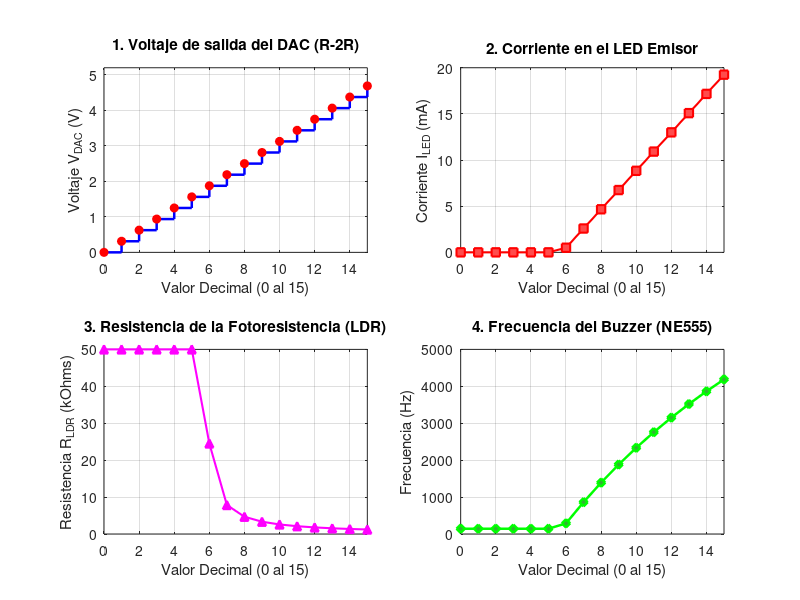

Source code (MATLAB):
%% ========================================================================
% DESCRIPCION:
% Este script es un simulador completo de nuestro sistema de comunicacion 
% optica. Lo que hace es calcular matematicamente que deberia pasar en 
% cada etapa del circuito a medida que el Arduino envia los valores del 0 al 15.
%
% El programa calcula y grafica paso a paso:
% 1. El voltaje que sale del convertidor (DAC R-2R).
% 2. La corriente que pasa por el LED transmisor al encenderse.
% 3. La resistencia que asume la fotoresistencia (LDR) al recibir esa luz.
% 4. La frecuencia (el tono) que generara el temporizador 555 en el buzzer.
%
% Restricciones y notas:
%   - Ocupas tener instalado el toolbox "Communications" de MATLAB para  
%     poder usar la funcion 'de2bi'.
%   - El codigo asume que hay un amplificador operacional (LM358) trabajando  
%     como seguidor de voltaje entre el DAC y el LED para que el voltaje no
%     se caiga al conectar la carga.
% ========================================================================

clear; clc; close all;

fprintf('===============================================================\n');
fprintf('  SIMULACION DEL SISTEMA DE COMUNICACION POR MEDIOS OPTICOS   \n');
fprintf('===============================================================\n\n');

%% 1. PARAMETROS DEL SISTEMA
% --- Etapa 1 y 2: DAC R-2R ---
V_ref = 5.0;            % Voltaje maximo de salida del Arduino (V)
N_bits = 4;             % Numero de bits
num_niveles = 2^N_bits; % 16 niveles de escalera (0 a 15)
R_dac = 10e3;           % Resistencia base R (10 kOhm)
R_2dac = 20e3;          % Resistencia 2R (20 kOhm)

% --- Etapa 4: Transmisor Optico (Driver LED) ---
V_led_drop = 1.8;       % Voltaje que consume el LED rojo (V)
R_driver = 150;         % Resistencia para proteger el LED (Ohms)

% --- Etapa 5: Receptor Optico (LDR) ---
% Modelo de la fotoresistencia (LDR) segun la luz que recibe.
% Oscila entre ~50 kOhm a oscuras y ~1.2 kOhm con luz maxima.
R_oscuridad = 50e3;     % Resistencia sin luz (Ohms)
R_luz_max = 1.2e3;      % Resistencia con mucha luz (Ohms)

% --- Etapa 6: Generador de Tono (NE555 en modo Astable) ---
% Formula del NE555: Frecuencia = 1.44 / ((R1 + 2*R_LDR) * C)
R1_555 = 1.0e3;         % Resistencia fija del pin 7 (1 kOhm)
C_555 = 100e-9;         % Condensador (100 nF)

%% 2. CALCULO DE NIVELES TEORICOS
datos_decimales = (0:num_niveles-1)';
bits_matriz = de2bi(datos_decimales, N_bits, 'left-msb'); % Binario estandar: [b3 b2 b1 b0] con MSB a la izquierda

% 1. Voltaje teorico a la salida de la escalera R-2R
voltajes_dac = V_ref * (datos_decimales / num_niveles);

% 2. Corriente en el LED (solo hay corriente si el voltaje supera la caida del LED)
corriente_led_mA = max(0, (voltajes_dac - V_led_drop) / R_driver) * 1000;

% 3. Resistencia de la LDR estimada segun cuanta corriente tiene el LED
factor_atenuacion = corriente_led_mA / max(corriente_led_mA + 1e-6);
R_ldr_estimada = R_oscuridad ./ (1 + 40 * factor_atenuacion);
R_ldr_estimada = max(R_ldr_estimada, R_luz_max); % Pone el limite minimo fisico

% 4. Frecuencia del sonido generado por el 555 (Hz)
frecuencia_555_Hz = 1.44 ./ ((R1_555 + 2 * R_ldr_estimada) * C_555);

% Calculo extra: Ciclo de trabajo (Duty Cycle) del 555
duty_cycle_pct = ((R1_555 + R_ldr_estimada) ./ (R1_555 + 2 * R_ldr_estimada)) * 100;

%% 3. TABLA DE RESULTADOS EN CONSOLA
fprintf('Dec | Binario [b3 b2 b1 b0] | V_DAC (V) | I_LED (mA) | R_LDR (kOhm) | Frecuencia (Hz) | Duty Cycle (%%)\n');
fprintf('--------------------------------------------------------------------------------------------------\n');
for i = 1:num_niveles
    fprintf(' %2d |       %d  %d  %d  %d       |  %6.4f   |   %5.2f    |    %6.2f    |     %7.1f     |     %5.1f\n', ...
        datos_decimales(i), ...
        bits_matriz(i,1), bits_matriz(i,2), bits_matriz(i,3), bits_matriz(i,4), ...
        voltajes_dac(i), corriente_led_mA(i), R_ldr_estimada(i)/1e3, ...
        frecuencia_555_Hz(i), duty_cycle_pct(i));
end
fprintf('--------------------------------------------------------------------------------------------------\n\n');

%% 4. GENERACION DE GRAFICAS
figure('Name', 'Sistema de Comunicacion Optica - EL2113', 'Color', [1 1 1], 'Position', [100 100 1000 700]);

% Grafica 1: Voltaje del DAC
subplot(2, 2, 1);
stairs(datos_decimales, voltajes_dac, 'b', 'LineWidth', 1.8);
hold on;
plot(datos_decimales, voltajes_dac, 'ro', 'MarkerFaceColor', 'r');
grid on;
title('1. Voltaje de salida del DAC (R-2R)');
xlabel('Valor Decimal (0 al 15)');
ylabel('Voltaje V_{DAC} (V)');
ylim([0 5.2]);
xlim([0 15]);

% Grafica 2: Corriente en el LED
subplot(2, 2, 2);
plot(datos_decimales, corriente_led_mA, 'r-s', 'LineWidth', 1.5, 'MarkerFaceColor', [1 0.3 0.3]);
grid on;
title('2. Corriente en el LED Emisor');
xlabel('Valor Decimal (0 al 15)');
ylabel('Corriente I_{LED} (mA)');
xlim([0 15]);

% Grafica 3: Resistencia de la LDR
subplot(2, 2, 3);
plot(datos_decimales, R_ldr_estimada / 1e3, 'm-^', 'LineWidth', 1.5, 'MarkerFaceColor', 'm');
grid on;
title('3. Resistencia de la Fotoresistencia (LDR)');
xlabel('Valor Decimal (0 al 15)');
ylabel('Resistencia R_{LDR} (kOhms)');
xlim([0 15]);

% Grafica 4: Frecuencia del tono final
subplot(2, 2, 4);
plot(datos_decimales, frecuencia_555_Hz, 'g-d', 'LineWidth', 1.8, 'MarkerFaceColor', [0.2 0.7 0.2]);
grid on;
title('4. Frecuencia del Buzzer (NE555)');
xlabel('Valor Decimal (0 al 15)');
ylabel('Frecuencia (Hz)');
xlim([0 15]);

fprintf('Simulacion completada con exito. Graficas generadas.\n');
